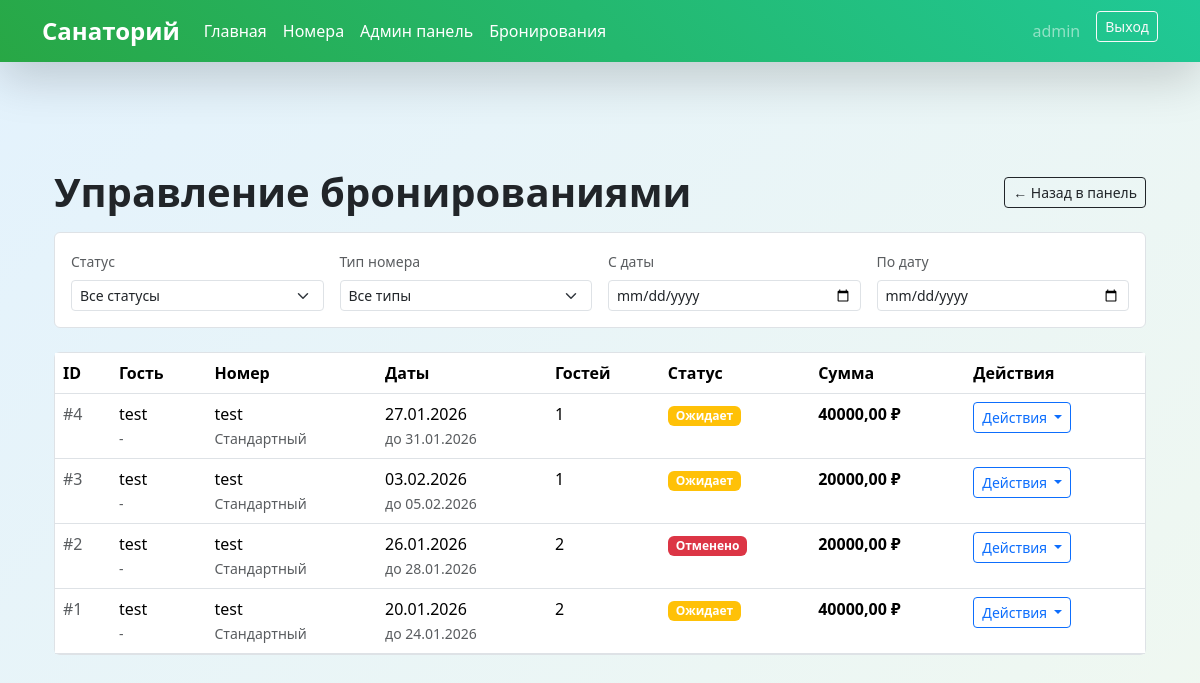
The app's page /accounts/admin/bookings/ (signed in), older data.
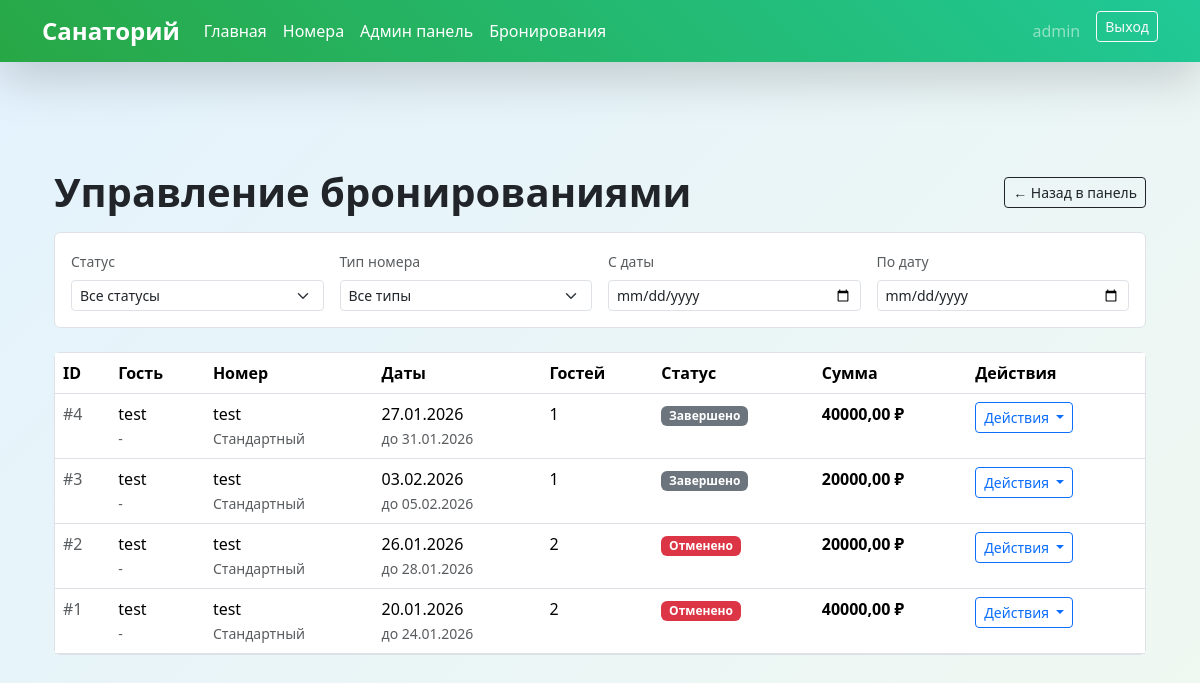
The same page, newer data.
### accounts/models.py (models this page shows, shortened)
class Booking(models.Model):
    STATUS_CHOICES = [
        ('pending', 'Ожидает подтверждения'),
        ('confirmed', 'Подтверждена'),
        ('cancelled', 'Отменена'),
        ('completed', 'Завершена'),
    ]
    user = models.ForeignKey(User, on_delete=models.CASCADE, related_name='bookings')
    room = models.ForeignKey(Room, on_delete=models.CASCADE, related_name='bookings', null=True, blank=True)
    room_type = models.CharField(max_length=20, choices=Room.TYPE_CHOICES)  # Оставляем для обратной совместимости
    check_in = models.DateField('Дата заезда')
    check_out = models.DateField('Дата выезда')
    guests = models.IntegerField(
        default=1,
        validators=[MinValueValidator(1), MaxValueValidator(4)]
    )
    total_price = models.DecimalField(max_digits=10, decimal_places=2, null=True, blank=True)
    status = models.CharField(max_length=20, choices=STATUS_CHOICES, default='pending')
    created_at = models.DateTimeField(auto_now_add=True)
    notes = models.TextField(max_length=500, blank=True)
    class Meta:
        verbose_name = 'Бронирование'
        verbose_name_plural = 'Бронирования'
        ordering = ['-created_at']

class Room(models.Model):  # ПЕРЕМЕЩАЕМ Room ПЕРЕД Booking!
    TYPE_CHOICES = [
        ('standard', 'Стандартный'),
        ('comfort', 'Комфорт'),
        ('lux', 'Люкс'),
    ]
    type = models.CharField(max_length=20, choices=TYPE_CHOICES)
    name = models.CharField(max_length=100, unique=True)
    capacity = models.PositiveIntegerField(default=2)
    price_per_day = models.DecimalField(max_digits=8, decimal_places=2)
    description = models.TextField(max_length=500)
    image = models.ImageField(upload_to='rooms/', blank=True, null=True)
    is_active = models.BooleanField(default=True)
    class Meta:
        verbose_name = 'Номер'
        verbose_name_plural = 'Номера'
        ordering = ['type', 'name']

### accounts/views.py (the view)
# urls.py: path('admin/bookings/', AdminBookingListView.as_view(), name='admin_booking_list'),
@method_decorator(login_required, name='dispatch')
class AdminBookingListView(StaffRequiredMixin, ListView):
    model = Booking
    template_name = 'admin/booking_list.html'
    context_object_name = 'bookings'
    paginate_by = 20
    def get_queryset(self):
        queryset = Booking.objects.select_related('user', 'room').order_by('-created_at')
        status = self.request.GET.get('status')
        if status:
            queryset = queryset.filter(status=status)
        room_type = self.request.GET.get('room_type')
        if room_type:
            queryset = queryset.filter(room__type=room_type)
        date_from = self.request.GET.get('date_from')
        if date_from:
            try:
                queryset = queryset.filter(check_in__gte=date_from)
            except ValueError:
                pass
        date_to = self.request.GET.get('date_to')
        if date_to:
            try:
                queryset = queryset.filter(check_out__lte=date_to)
            except ValueError:
                pass
        return queryset
    def get_context_data(self, **kwargs):
        context = super().get_context_data(**kwargs)
        context['status_choices'] = Booking.STATUS_CHOICES
        context['room_types'] = Room.TYPE_CHOICES
        return context

### accounts/mixins.py (called while the page is built)
    def test_func(self):
        return self.request.user.is_staff

### templates/admin/booking_list.html (shortened to what the changed rows need)
{% extends 'base.html' %}
{% block content %}
<div class="container-fluid py-4">
    <div class="mb-4">
        <div class="d-flex justify-content-between align-items-center mb-3">
            <h1 class="fw-bold mb-0">Управление бронированиями</h1>
        </div>
    </div>
    <div class="card border">
        <div class="card-body p-0">
            <div class="table-responsive">
                <table class="table table-hover mb-0">
                    <thead class="bg-light">
                        <tr>
                            <th>ID</th>
                            <th>Гость</th>
                            <th>Номер</th>
                            <th>Даты</th>
                            <th>Гостей</th>
                            <th>Статус</th>
                            <th>Сумма</th>
                            <th>Действия</th>
                        </tr>
                    </thead>
                    <tbody>
                        {% for booking in bookings %}
                        <tr>
                            <td class="text-muted">#{{ booking.id }}</td>
                            <td>
                                <div class="fw-medium">{{ booking.user.get_full_name|default:booking.user.username }}</div>
                                <small class="text-muted">{{ booking.user.email|default:"-" }}</small>
                            </td>
                            <td>
                                {% if booking.room %}
                                <div class="fw-medium">{{ booking.room.name }}</div>
                                <small class="text-muted">{{ booking.room.get_type_display }}</small>
                                {% else %}
                                <span class="text-muted">{{ booking.get_room_type_display }}</span>
                                {% endif %}
                            </td>
                            <td>
                                <div>{{ booking.check_in|date:"d.m.Y" }}</div>
                                <small class="text-muted">до {{ booking.check_out|date:"d.m.Y" }}</small>
                            </td>
                            <td>{{ booking.guests }}</td>
                            <td>
                                {% if booking.status == 'confirmed' %}
                                <span class="badge bg-success">Подтверждено</span>
                                {% elif booking.status == 'pending' %}
                                <span class="badge bg-warning">Ожидает</span>
                                {% elif booking.status == 'cancelled' %}
                                <span class="badge bg-danger">Отменено</span>
                                {% elif booking.status == 'completed' %}
                                <span class="badge bg-secondary">Завершено</span>
                                {% else %}
                                <span class="badge bg-light text-dark">{{ booking.get_status_display }}</span>
                                {% endif %}
                            </td>
                            <td>
                                <div class="fw-bold">{{ booking.total_price }} ₽</div>
                            </td>
                            <td>
                                <div class="btn-group btn-group-sm">
                                    <button type="button" class="btn btn-outline-primary dropdown-toggle"
                                            data-bs-toggle="dropdown">
                                        Действия
                                    </button>
                                </div>
                            </td>
                        </tr>
                        {% empty %}
                        <tr>
                            <td colspan="8" class="text-center py-4">
                                <div class="text-muted">Нет бронирований</div>
                            </td>
                        </tr>
                        {% endfor %}
                    </tbody>
                </table>
            </div>
        </div>
    </div>
</div>
{% endblock %}

Row changes from the older to the newer data that the page shows:
changed Booking id 4: status "Ожидает" → "Завершено"
changed Booking id 3: status "Ожидает" → "Завершено"
changed Booking id 1: status "Ожидает" → "Отменено"
